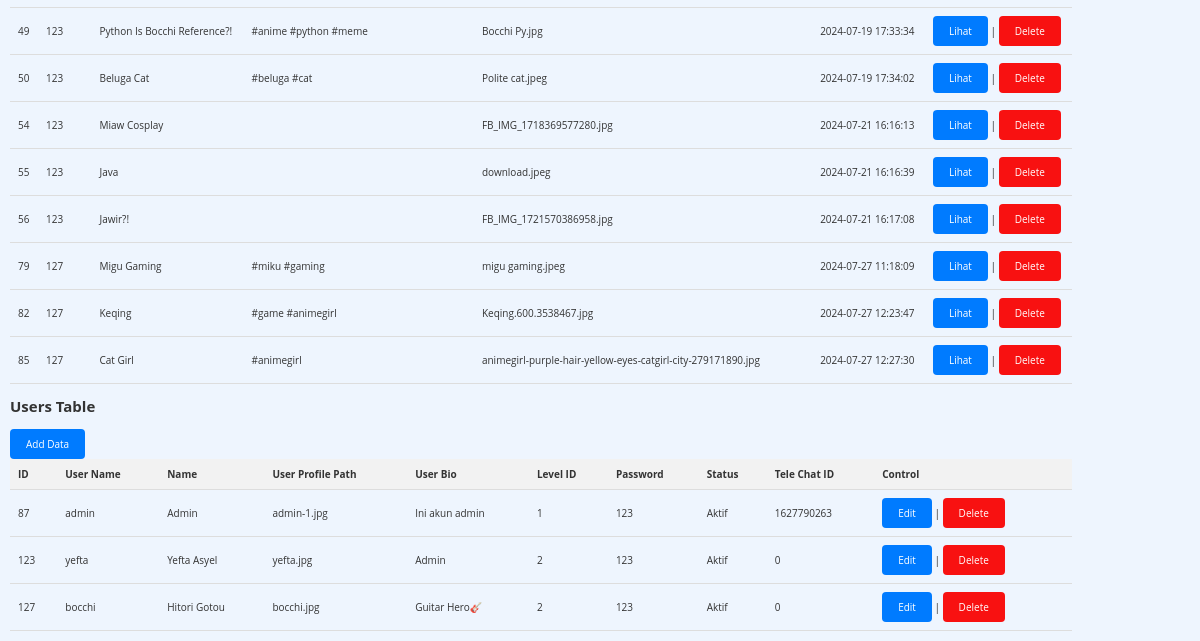
Before: /ignore/hehe/hehe/hehe/admin_panelold.php (signed in, lower part) with the older database file.
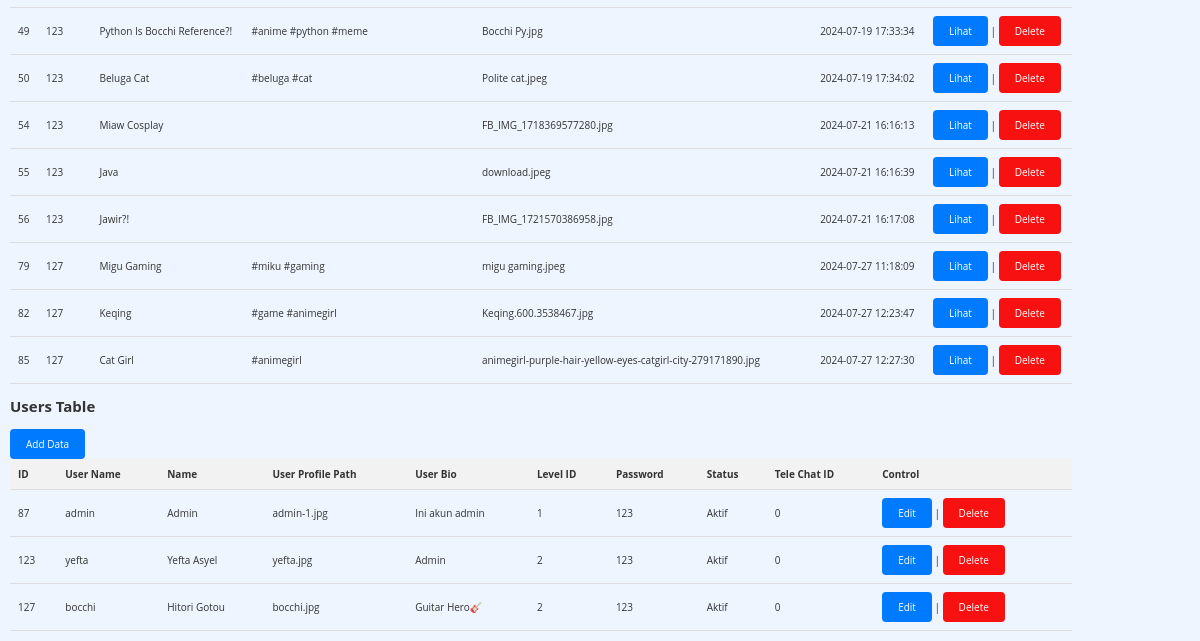
After: the same page with the newer database file.
### tables this page shows
CREATE TABLE `users` (
  `user_id` int(11) NOT NULL,
  `user_name` varchar(30) DEFAULT NULL,
  `name` varchar(50) DEFAULT NULL,
  `user_profile_path` varchar(200) DEFAULT NULL,
  `user_bio` varchar(300) DEFAULT NULL,
  `level_id` int(11) DEFAULT NULL,
  `password` varchar(20) NOT NULL,
  `status` varchar(10) NOT NULL,
  `create_in` timestamp NOT NULL DEFAULT current_timestamp(),
  `delete_in` timestamp NOT NULL DEFAULT (current_timestamp() + interval 3 minute),
  `tele_chat_id` varchar(11) DEFAULT NULL
);

### ignore/hehe/hehe/hehe/admin_panelold.php (the view, shortened to what this page needs)
<?php
include '../koneksi.php';
$queryPosts = "SELECT * FROM posts";
$resultPosts = mysqli_query($koneksi, $queryPosts);
$queryUsers = "SELECT * FROM users";
$resultUsers = mysqli_query($koneksi, $queryUsers);
if(isset($_SESSION['level_id'])) {
    if($_SESSION['level_id'] == 1) {
?>
        <!DOCTYPE html>
        <html>
        <head>
            <link rel="stylesheet" type="text/css" href="../styles/alert.css">
            <link rel="stylesheet" type="text/css" href="../styles/modal.css">
            <link rel="stylesheet" type="text/css" href="../styles/admin_panel.css">
        </head>
        <body>
        <div class="container">
            <table id="postsTable">
                <?php
                if (mysqli_num_rows($resultPosts) > 0) {
                    while($rowPost = mysqli_fetch_assoc($resultPosts)) {
                        echo "<tr>";
                        echo "<td>".$rowPost['post_id']."</td>";
                        echo "<td>".$rowPost['user_id']."</td>";
                        echo "<td>".$rowPost['post_title']."</td>";
                        echo "<td>".$rowPost['post_description']."</td>";
                        echo "<td>".$rowPost['post_link']."</td>";
                        echo "<td>".$rowPost['post_img_path']."</td>";
                        echo "<td>".$rowPost['create_in']."</td>";
                        echo "<td>";
                        echo "<a class='btn' href='view_img.php?post_id=".$rowPost['post_id']."'>Lihat</a> | ";
                        echo "<a class='deleteBtn' data-id='".$rowPost['post_id']."' data-page='posts'>Delete</a>";
                        echo "</td>";
                        echo "</tr>";
                    }
                }
                ?>
            </table>
        </div>
        <div class="container">
            <h2>Users Table</h2>
            <a href="crud/add_data.php?page=users" class="btn">Add Data</a>
            <table id="usersTable">
                <?php
                if (mysqli_num_rows($resultUsers) > 0) {
                    echo "<tr>";
                    echo "<th>ID</th>";
                    echo "<th>User Name</th>";
                    echo "<th>Name</th>";
                    echo "<th>User Profile Path</th>";
                    echo "<th>User Bio</th>";
                    echo "<th>Level ID</th>";
                    echo "<th>Password</th>";
                    echo "<th>Status</th>";
                    echo "<th>Tele Chat ID</th>";
                    echo "<th>Control</th>";
                    echo "</tr>";
                    while($rowUser = mysqli_fetch_assoc($resultUsers)) {
                        echo "<tr>";
                        echo "<td>".$rowUser['user_id']."</td>";
                        echo "<td>".$rowUser['user_name']."</td>";
                        echo "<td>".$rowUser['name']."</td>";
                        echo "<td>".$rowUser['user_profile_path']."</td>";
                        echo "<td>".$rowUser['user_bio']."</td>";
                        echo "<td>".$rowUser['level_id']."</td>";
                        echo "<td>".$rowUser['password']."</td>";
                        echo "<td>".$rowUser['status']."</td>";
                        echo "<td>".$rowUser['tele_chat_id']."</td>";
                        echo "<td>";
                        echo "<a href='crud/edit_data.php?page=users&id=".$rowUser['user_id']."' class='btn'>Edit</a> | ";
                        echo "<a class='deleteBtn' data-id='".$rowUser['user_id']."' data-page='users'>Delete</a>";
                        echo "</td>";
                        echo "</tr>";
                    }
                }
                ?>
            </table>
        </div>
        </body>
        </html>
<?php
    } else {
        header("location:error/deniedpage.php");
    }
} else {
    header("location:../index.php?pesan=needlogin");
}
?>

Changed rows visible on the page:
changed users "admin": tele_chat "1627790263" → "0"
